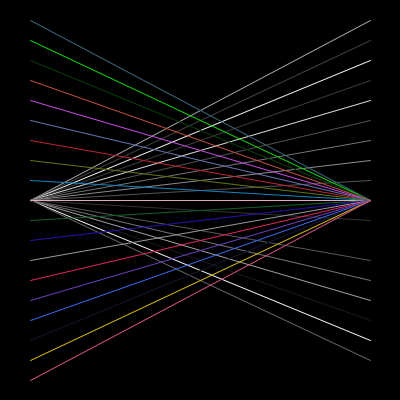
Frame 1 (no input)
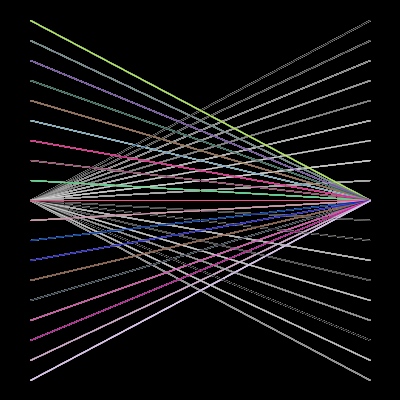
Frame 60 (the mouse pressed at the canvas centre just before this capture)
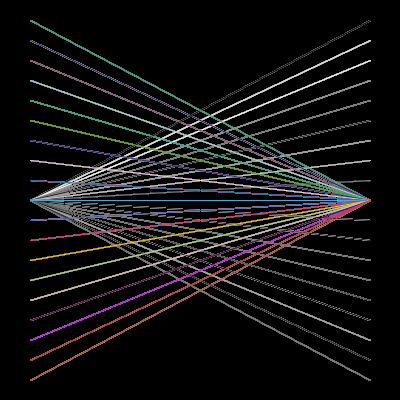
Frame 120 (the mouse held since frame 60 and released just before this capture)

The Processing sketch that drew these frames (run headless with seeded random() and noise(); from frame 60 on, the mouse is pressed at the canvas centre):

// Processing sketch: techno_lights
// ── techno_lights.pde
void setup(){
  size(400,400);
  background(0);
  frameRate(5);
  smooth();
}
 
void draw(){
  //smooth();
  //delay(120);
  stroke(random(255));
  line(30,200,370,20);
  stroke(random(255));
  line(30,200,370,40);
  stroke(random(255));
  line(30,200,370,60);
  stroke(random(255));
  line(30,200,370,80);
  stroke(random(255));
  line(30,200,370,100);
  stroke(random(255));
  line(30,200,370,120);
  stroke(random(255));
  line(30,200,370,140);
  stroke(random(255));
  line(30,200,370,160);
  stroke(random(255));
  line(30,200,370,180);
  stroke(random(255));
  line(30,200,370,200);
  stroke(random(255));
  line(30,200,370,220);
  stroke(random(255));
  line(30,200,370,240);
  stroke(random(255));
  line(30,200,370,260);
  stroke(random(255));
  line(30,200,370,280);
  stroke(random(255));
  line(30,200,370,300);
  stroke(random(255));
  line(30,200,370,320);
  stroke(random(255));
  line(30,200,370,340);
  stroke(random(255));
  line(30,200,370,360);
  stroke(random(255));
  line(30,200,370,380);
   
   
  stroke(random(255),random(255),random(255));
  line(30,20,370,200);
  stroke(random(255),random(255),random(255));
  line(30,40,370,200);
  stroke(random(255),random(255),random(255));
  line(30,60,370,200);
  stroke(random(255),random(255),random(255));
  line(30,80,370,200);
  stroke(random(255),random(255),random(255));
  line(30,100,370,200);
  stroke(random(255),random(255),random(255));
  line(30,120,370,200);
  stroke(random(255),random(255),random(255));
  line(30,140,370,200);
  stroke(random(255),random(255),random(255));
  line(30,160,370,200);
  stroke(random(255),random(255),random(255));
  line(30,180,370,200);
  stroke(random(255),random(255),random(255));
  line(30,200,370,200);
  stroke(random(255),random(255),random(255));
  line(30,220,370,200);
  stroke(random(255),random(255),random(255));
  line(30,240,370,200);
  stroke(random(255),random(255),random(255));
  line(30,260,370,200);
  stroke(random(255),random(255),random(255));
  line(30,280,370,200);
  stroke(random(255),random(255),random(255));
  line(30,300,370,200);
  stroke(random(255),random(255),random(255));
  line(30,320,370,200);
  stroke(random(255),random(255),random(255));
  line(30,340,370,200);
  stroke(random(255),random(255),random(255));
  line(30,360,370,200);
  stroke(random(255),random(255),random(255));
  line(30,380,370,200);
   
}
